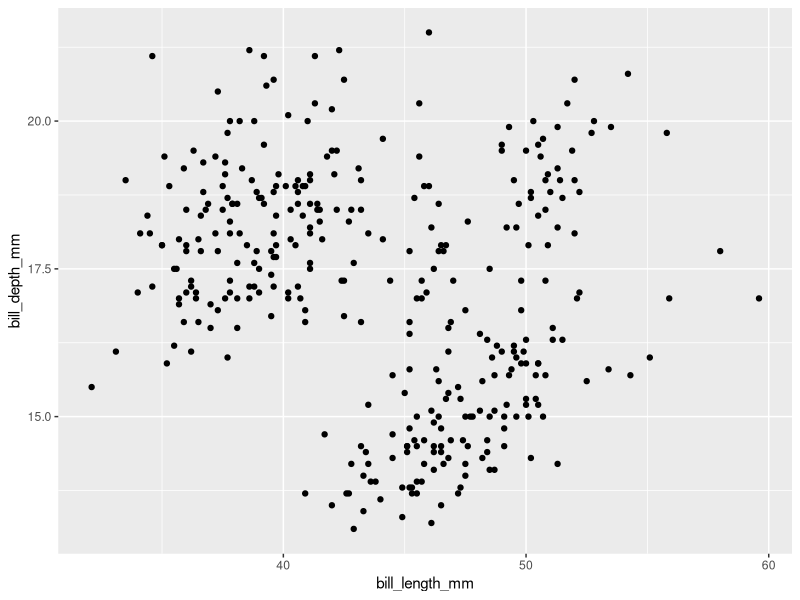
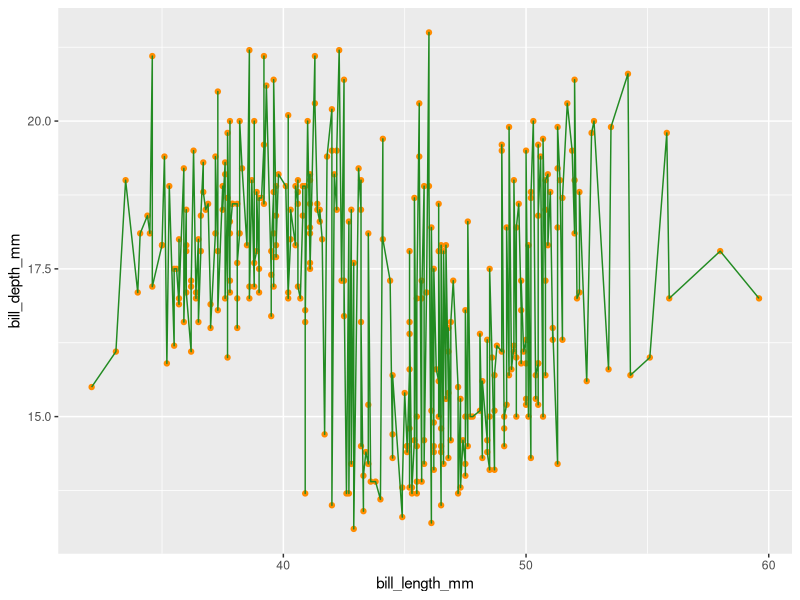
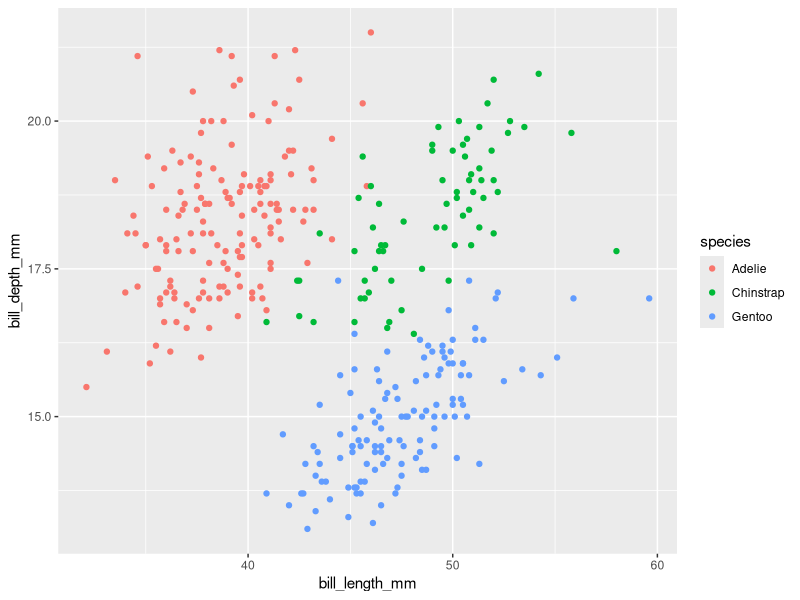
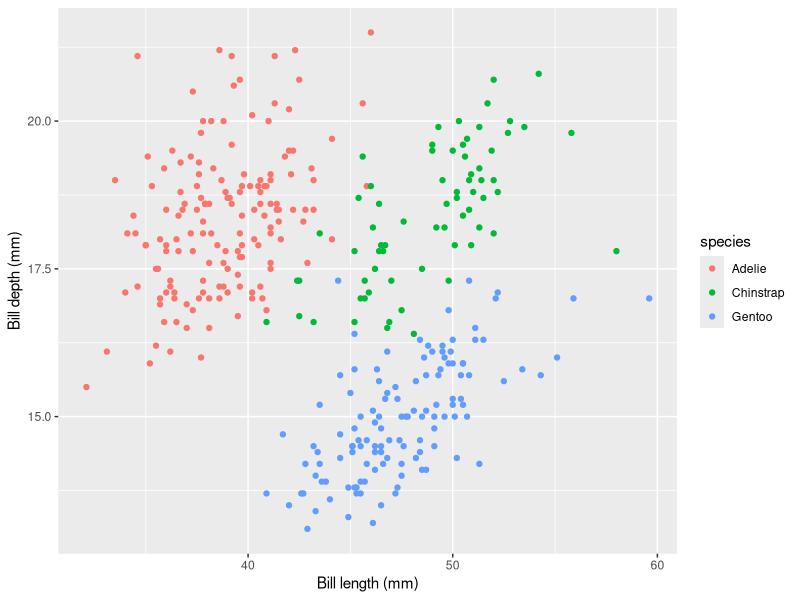
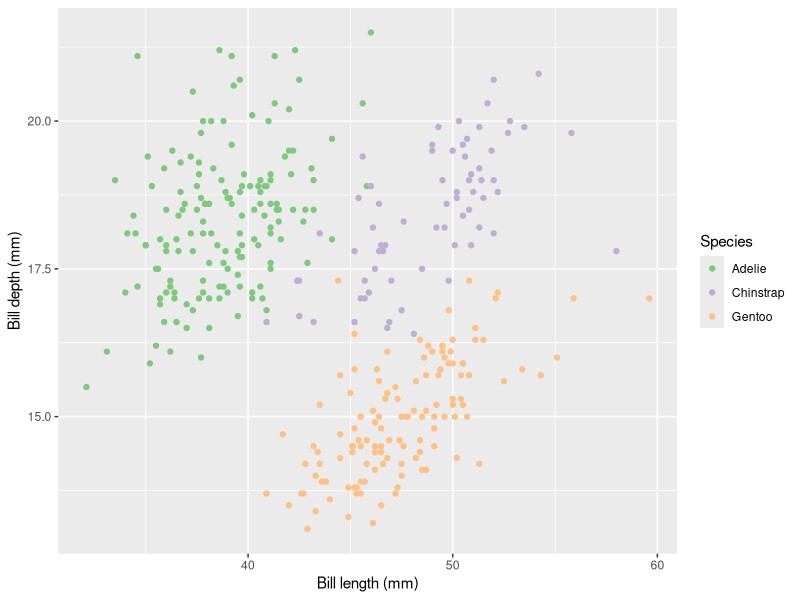
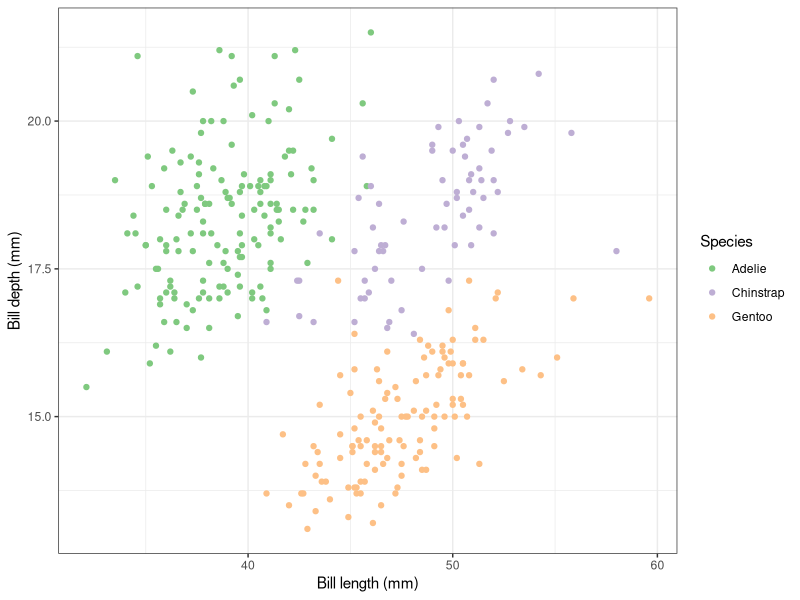
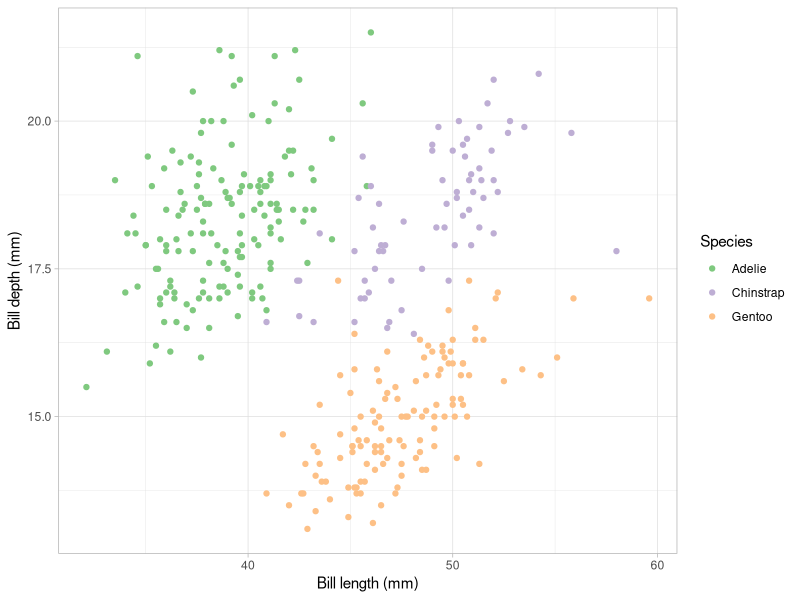
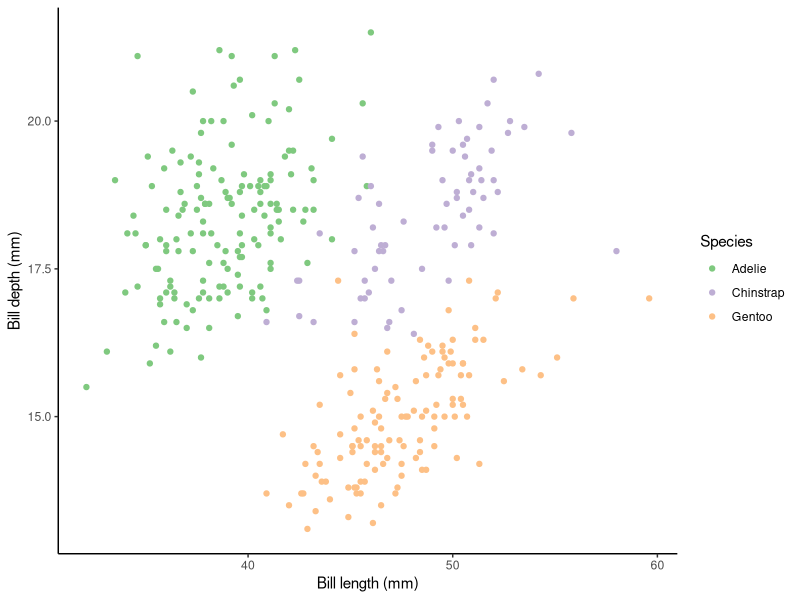

The R script that drew these images, in order:
library('ggplot2')        # for fancy figures
library('dplyr')          # for data wrangling
library('palmerpenguins') # for penguin data

# create a scatterplot
ggplot(data = penguins) +
  geom_point(mapping = aes(bill_length_mm, bill_depth_mm))

# points + lines, with a single color for each layer 
ggplot(data = penguins, mapping = aes(bill_length_mm, bill_depth_mm)) +
  geom_point(color = 'darkorange') +
  geom_line(color = 'forestgreen')

# color points by species
p <-
  ggplot(penguins) +
  geom_point(aes(bill_length_mm, bill_depth_mm, color = species))
p

# add better labels
p <- p + labs(x = 'Bill length (mm)', y = 'Bill depth (mm)')
p

# use a different color palette
p <- p + scale_color_brewer('Species', type = 'qual', palette = 1)
p

# use a different theme
p + theme_bw()
p + theme_light()
p + theme_classic()
p + theme_gray()
p + theme_linedraw()
p + theme_minimal()
p + theme_void()

# change the default ggplot theme to use a theme without having to add it
theme_set(theme_bw())
p

# add a regression line (not ideal for modeling, but ok for exploratory stuff)
ggplot(penguins, aes(bill_length_mm, bill_depth_mm, color = species)) +
  geom_point() + # using common aesthetics defined in ggplot()
  geom_smooth(aes(fill = species), method = 'lm', formula = y ~ x) + # add fill aesthetic
  scale_color_brewer('Species', type = 'qual', palette = 1,
                     aesthetics = c('color', 'fill'))

# add a GLM instead of a LM
ggplot(penguins, aes(bill_length_mm, bill_depth_mm, color = species)) +
  geom_point() +
  # add LMs to compare, but with no color --> don't inherit aes from ggplot()
  geom_smooth(aes(bill_length_mm, bill_depth_mm, group = species),
              inherit.aes = FALSE, method = 'lm', formula = y ~ x,
              color = 'grey25', se = FALSE) +
  # add GLMs with color and fill
  geom_smooth(aes(fill = species), method = 'glm', formula = y ~ x,
              method.args = list(family = Gamma(link = 'log'))) +
  scale_color_brewer('Species', type = 'qual', palette = 1,
                     aesthetics = c('color', 'fill'))

# create a histogram
ggplot(penguins, aes(flipper_length_mm)) +
  geom_histogram(fill = 'grey80', color = 'black')

# create histograms split by species
ggplot(penguins, aes(flipper_length_mm, fill = species)) +
  geom_histogram(color = 'black', alpha = 0.5) +
  scale_fill_viridis_d('Species', option = 'viridis')

# create separate facets for each species
ggplot(penguins, aes(flipper_length_mm, fill = species)) +
  facet_wrap(~ species, scales = 'free_y', ncol = 1) + # 1-sided formula
  geom_histogram(color = 'black', alpha = 0.5) +
  scale_fill_viridis_d('Species', option = 'viridis')

# create separate facets for each species and sex, in a grid
ggplot(penguins, aes(flipper_length_mm, fill = species)) +
  facet_grid(sex ~ species, scales = 'free_y') + # 2-sided formula (check axes)
  geom_histogram(color = 'black', alpha = 0.5, binwidth = 10) +
  scale_fill_viridis_d('Species', option = 'viridis')

# create density plots of flipper length
ggplot(penguins, aes(flipper_length_mm, fill = species)) +
  facet_grid(sex ~ species, scales = 'free_y') +
  geom_density(color = 'black', alpha = 0.5, bw = 2) + # binwidth is sensitive
  scale_fill_viridis_d('Species', option = 'viridis')

# create a boxplot of the flipper length 
ggplot(penguins, aes(y = flipper_length_mm)) +
  facet_grid(sex ~ species, scales = 'free_y') +
  geom_boxplot(fill = 'grey') +
  scale_fill_viridis_d('Species', option = 'viridis')

# create a bar plot of average bill depth with error bars
p1 <-
  penguins %>%
  filter(! is.na(sex)) %>%
  group_by(species, sex) %>%
  summarize(depth = mean(bill_depth_mm)) %>%
  mutate(lower = depth - 2,
         upper = depth + 2) %>%
  ggplot() +
  facet_grid(species ~ .) +
  geom_col(aes(sex, depth, fill = sex), width = 0.5, show.legend = FALSE) +
  geom_errorbar(aes(sex, ymin = lower, ymax = upper), width = 0.5)
p1

# use a log10 y axis
p1 + scale_y_log10()

# reverse the y axis
p1 + scale_y_reverse()
